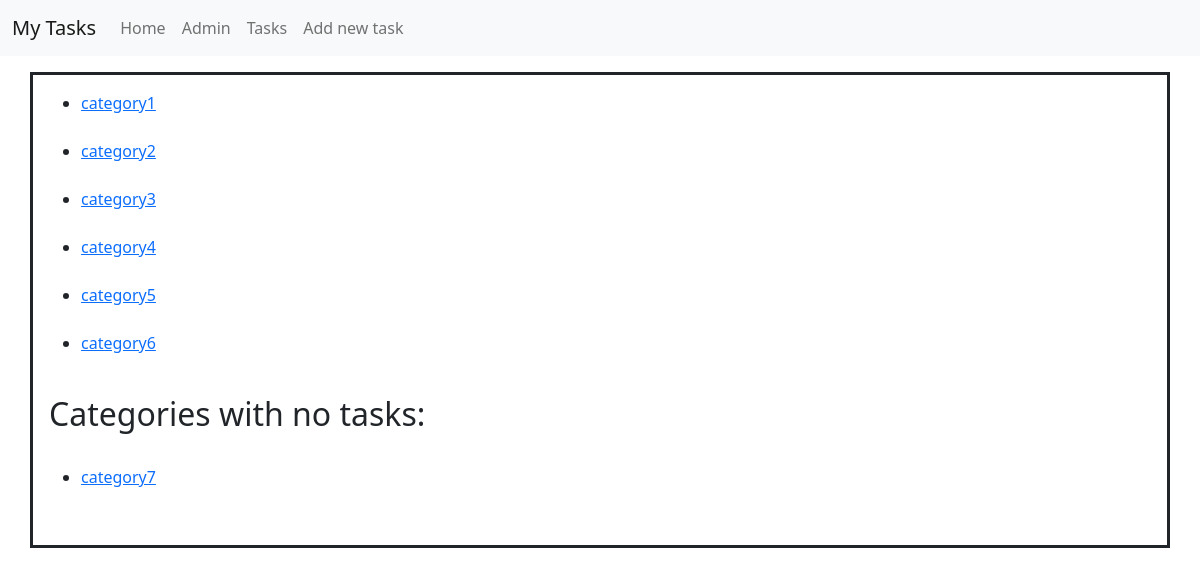
Page /categories/ on the committed database.
### todo/models.py (models this page shows)
class Category(models.Model):
    class Meta:
        verbose_name_plural = 'categories'
    name = models.CharField(max_length=100)
    objects = models.Manager()
    emptyCategory = EmptyCategoryManager()
    def get_absolute_url(self):
        return reverse('category_tasks', args=[str(self.id)])

### todo/views.py (the view)
# urls.py: path('categories/', CategoryView.as_view(), name='categories_list'),
class CategoryView(ListView):
    model = Category
    def get_queryset(self):
        return Category.objects.annotate(num_tasks=Count('tasks')).filter(num_tasks__gt=0)
    def get_context_data(self, **kwargs):
        context = super(CategoryView, self).get_context_data()
        context['empty_category'] = Category.emptyCategory.all()
        return context

### todo/managers.py (called while the page is built)
    def get_queryset(self):
        return super(EmptyCategoryManager, self).get_queryset().annotate(num_tasks=Count('tasks')).filter(num_tasks=0)

### templates/todo/category_list.html
{% extends 'base.html' %}
{% block content %}
    <div class="container mt-3 border border-3 border-dark p-3">
    <ul>
        {% for category in object_list %}
            <li><a href="{{ category.get_absolute_url }}">{{ category.name }}</a></li><br/>
        {% empty %}
            <p>You have not created any categories yet!</p>
        {% endfor %}
    </ul>
    {% if empty_category %}
        <h2>Categories with no tasks:</h2>
        <br>
        <ul>
            {% for category in empty_category %}
                <li><a href="{{ category.get_absolute_url }}">{{ category.name }}</a></li><br/>
            {% endfor %}
        </ul>
    {% endif %}
    </div>
{% endblock %}

### rows in the picture
Category: name "category1"
Category: name "category2"
Category: name "category3"
Category: name "category4"
Category: name "category5"
Category: name "category6"
Category: name "category7"
